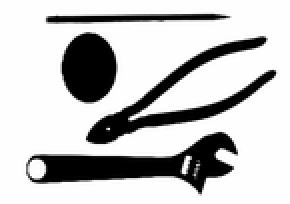
%> input picture TME_5/tools.gif, 145 x 102 px, shrunk from 337 x 238 before the run (shown 2 times larger)
$ octave SuppressionNonMaxima.m   (GNU Octave 9; MATLAB toolbox functions it lacks are replaced by stand-ins)
%> lines starting %> are read from the running program, lines starting %| are printed output that depends on the picture; in (x1, y1, x2, y2) boxes, pixels count from 0 and x2, y2 are one past the last pixel; in counts of white or black regions, pixels touching at a corner belong together; the program's own positions count from 1
### TME_5/ouvrirImage.m
function [I,n,m] = ouvrirImage(nom)
%> called with nom = 'tools.gif'
I=imread(nom);
%> I: size 102x145 uint8; min 0, max 252, mean 59.1
imageview(I);
%> (this line was passed over: imageview is not available in this run)
n = size(I,1);
%> n = 102
m = size(I,2);
%> m = 145
end

### TME_5/convolution.m
function [J] = convolution(I,h)
%> called with h = [1 0 -1; 2 0 -2; 1 0 -1]


I = double(I);
%> I: size 102x145 double

% 0 : zero-padding
% 1 : padding miroir
% 2 : padding p閞iodique
typePadding=1;


t = (size (h,1)-1)/2;
Ip = zeros( (size (I,1)+2*t) ,(size (I,2)+2*t ) ) ;

for i=1+t:(size (I,1)+t)
    for j=1+t:(size (I,2)+t)
        Ip(i,j) = I(i-t,j-t);
    end
end
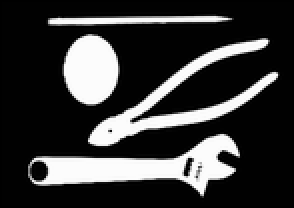
%> Ip: size 104x147 double (shown 2 times larger); min 0, max 252, mean 57.2

if(typePadding==1)
    % 1 pading miroir
    for i=1:t
        Ip(i,:) = Ip(t+1,:);
    end
%> Ip: size 104x147 double; 0.95% of pixels changed, all inside (x1, y1, x2, y2) = (1, 0, 146, 1)
    for i=(size (I,1)+t+1):size (Ip,1)
        Ip(i,:) = Ip((size (I,1)+t),:);
    end
%> Ip: size 104x147 double; min 0, max 252, mean 57.2; mean of the top-left, top-right, bottom-left and bottom-right quarters 61.5, 40.4, 65.5, 61.6
    for j=1:t
        Ip(:,j) = Ip(:,t+1);
    end
%> Ip: size 104x147 double; min 0, max 252, mean 57.2; mean of the top-left, top-right, bottom-left and bottom-right quarters 61.6, 40.4, 65.5, 61.6
    for j=(size (I,2)+t+1):size (Ip,2)
        Ip(:,j) = Ip(:,(size (I,2)+t));
    end
end

[l,c] = size(I);
%> l = 102; c = 145
J = zeros(size(I));


for i=1+t:(l+t)
    for j=1+t:(c+t)
        for k=-t:t
            for l=-t:t
                J(i-t,j-t) =  J(i-t,j-t) + Ip(i+k,j+l)*h(k+t+1,l+t+1);
            end
        end

    end
end
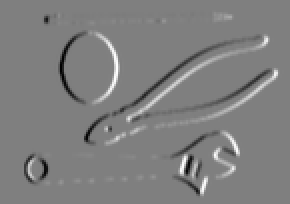
%> J: size 102x145 double (shown 2 times larger); min -1008, max 1008, mean 0; drawn with min black and max white
%> call 2 of convolution, with h = [1 2 1; 0 0 0; -1 -2 -1]
%> after the loop in convolution (call 2), `for i=1+t:(l+t)`:
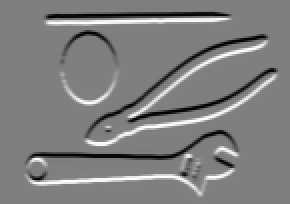
%> J: size 102x145 double (shown 2 times larger); min -1008, max 1008, mean 0; mean of the top-left, top-right, bottom-left and bottom-right quarters -4.9, -8.9, 4.9, 8.9; drawn with min black and max white


end

### TME_5/norme_gradient_sobel.m
function G = norme_gradient_sobel(Ix,Iy)

G = sqrt(Ix.^2+Iy.^2);
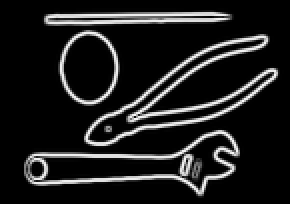
%> G: size 102x145 double (shown 2 times larger); min 0, max 1075.4, mean 130.4; drawn with min black and max white

end

### TME_5/orientation.m
function [ or ] = orientation(Ix,Iy ,I)

N = 4;
[l,c] = size(I);
%> l = 102; c = 145
or = zeros(size(I));

taille = N;
ori = zeros(taille,2);
for i=1:taille
    ori(i,1) =  cos(pi*(i-1)/taille);
    ori(i,2) =  sin(pi*(i-1)/taille);
end

for i=1:l
    for j=1:c
        if(I(i,j)>0)

            v = [ Ix(i,j) ; -Iy(i,j) ] ./ I(i,j);


            if(Iy(i,j)>0)
                v = -v;
            end

            prod = ori * v;

            maxi = max(prod);

            res = find(prod== maxi);

            or(i,j) = res;

        else
            or(i,j) = 0;
        end
    end
end
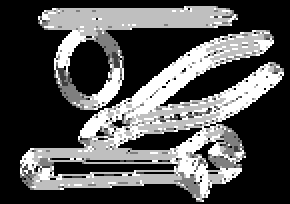
%> or: size 102x145 double (shown 2 times larger); min 0, max 4, mean 1.31; drawn with min black and max white
%> after the loop, maxi = 1; prod = [-0.707; -1.11e-16; 0.707; 1]; res = 4; v = [-0.707; 0.707]


end

### TME_5/imagePad.m
function Ip = imagePad(I,h)
%> called with h = [0 0 0; 0 0 0; 0 0 0]

d = size(h,1);
n = size(I,1);
%> n = 102
m = size(I,2);
%> m = 145
a = int16((d-1)/2);
Ip = zeros(n+2*a,m+2*a);
Ip(a:n+a-1,a:m+a-1) = I;

### TME_5/nms.m
function Inms = nms(Ig,Ior)

n = size(Ig,1);
m = size(Ig,2);

Ior = imagePad(Ior,zeros(3,3));
Ig = imagePad(Ig,zeros(3,3));

Inms = zeros(n,m);

p = 0;
q = 0;

for i=2:n-1
    for j=2:m-1
        if Ior(i,j) == 1
            p = Ig(i,j-1);
            q = Ig(i,j+1);
        elseif Ior(i,j) == 2
            p = Ig(i-1,j+1);
            q = Ig(i+1,j-1);
        elseif Ior(i,j) == 3
            p = Ig(i-1,j);
            q = Ig(i+1,j);
        elseif Ior(i,j) == 4
            p = Ig(i-1,j-1);
            q = Ig(i+1,j+1);
        end
        if Ig(i,j) > p && Ig(i,j) > q
            Inms(i,j) = Ig(i,j);
        else
            Inms(i,j) = 0;
        end
    end
end
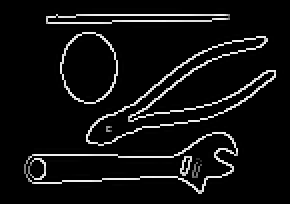
%> Inms: size 102x145 double (shown 2 times larger); min 0, max 1075.4, mean 72.1; drawn with min black and max white
%> after the loop, p = 3.16; q = 0

### TME_5/gauss.m
function h = gauss( sigma )
%> called with sigma = 6

N = 2*ceil(3*sigma) +1;
h = zeros(N,N);

N2 = ceil(N/2);

for i=1:N
    for j=1:N
    h(i,j) = 1/(2*pi*sigma*sigma) * exp (-( (i-N2) * (i-N2) + (j-N2) * (j-N2))/(2*sigma*sigma)  );
    end
end

end

### TME_5/filtre_horizontal_sobel.m
function Ix = filtre_sobel_horizontal(I)

Gx = [1 0 -1;2 0 -2;1 0 -1];
Ix = convolution(I,Gx);

end

### TME_5/filtre_vertical_sobel.m
function Iy = filtre_sobel_vertical(I)

Gy = [1 2 1;0 0 0;-1 -2 -1];
Iy = convolution(I,Gy);

end

### TME_5/SuppressionNonMaxima.m
sigma = 6;

% Suppression de non maxima sur tools.gif

I = ouvrirImage('tools.gif');

Ix = filtre_horizontal_sobel(I);
Iy = filtre_vertical_sobel(I);
Ig = norme_gradient_sobel(Ix,Iy);
Ior = orientation(Ix,Iy,Ig);

%imagesc(Ior); % visualisation couleur du resultat de la fonction
              % orientation sur l'image tools.gif

Inms_tools = nms(Ig,Ior);
%imageview(Inms_tools);

% Suppression de non maxima sur tools.gif apres application d'un filtre gaussien

I = convolution(I,gauss(sigma));
%> after the loop in convolution (call 3), `for i=1+t:(size (I,1)+t)`:
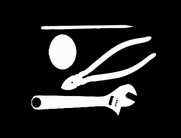
%> Ip: size 138x181 double; min 0, max 252, mean 35
%> after the loop in convolution (call 3), `for i=1:t`: Ip: size 138x181 double; 10.45% of pixels changed, all inside (x1, y1, x2, y2) = (18, 0, 163, 18)
%> after the loop in convolution (call 3), `for i=(size (I,1)+t+1):size (Ip,1)`: Ip: size 138x181 double; min 0, max 252, mean 35.2
%> after the loop in convolution (call 3), `for j=1:t`: Ip: size 138x181 double; min 0, max 252, mean 35.3
%> after the loop in convolution (call 3), `for j=(size (I,2)+t+1):size (Ip,2)`: Ip: size 138x181 double; min 0, max 252, mean 35.4
%> (the run ends here)
